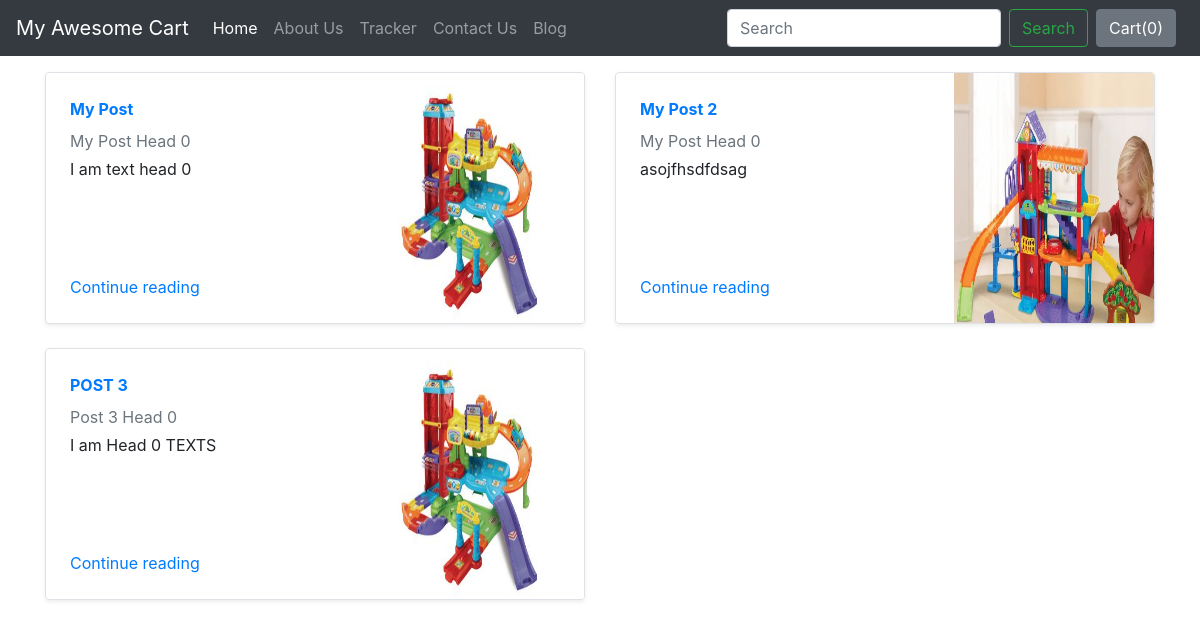
Screenshot of /blog/ with the database file from the repository.
### blog/models.py (models this page shows, shortened)
class Blogpost(models.Model):
    post_id = models.AutoField(primary_key=True)
    title = models.CharField(max_length=50)
    head0 = models.CharField(max_length=500, default="")
    chead0 = models.TextField(default="")
    head1 = models.CharField(max_length=500, default="")
    chead1 = models.TextField(default="")
    head2 = models.CharField(max_length=500, default="")
    chead2 = models.TextField(default="")
    pub_date = models.DateTimeField(auto_now_add=True)
    thumbnail = models.ImageField(upload_to='shop/images', default="")

### blog/views.py (the view)
# urls.py: path('',views.index,name='blog'),
def index(request):
    posts = Blogpost.objects.all()
    context = {'posts':posts}
    return render(request,'blog/index.html',context)

### blog/templates/blog/index.html (shortened to what this page needs)
{%extends 'blog/basic.html'%}
{%block body%}
<div class="container mt-3">
<div class="row my-2">
  {% for post in posts  %}
    <div class="col-md-6">
      <div class="row no-gutters border rounded overflow-hidden flex-md-row mb-4 shadow-sm h-md-250 position-relative">
        <div class="col p-4 d-flex flex-column position-static">
          <strong class="d-inline-block mb-2 text-primary">{{post.title}}</strong>
          <div class="mb-1 text-muted">{{post.head0}}</div>
          <p class="card-text mb-auto">{{post.chead0|slice:20}}</p>
          <a href="{% url 'blogpost' id=post.post_id %}" class="stretched-link">Continue reading</a>
        </div>
        <div class="col-auto d-none d-lg-block">
          <img class="bd-placeholder-img" src="{{post.thumbnail.url}}" width="200" height="250" alt="Custom Thumbnail" role="img" aria-label="Placeholder: Thumbnail">
        </div>
      </div>
    </div>
    {% endfor %}
  </div>
  </div>
{%endblock%}

### rows the page displays
Blogpost: title "My Post", head0 "My Post Head 0", chead0 "I am text head 0", thumbnail (picture)
Blogpost: title "My Post 2", head0 "My Post Head 0", chead0 "asojfhsdfdsag", thumbnail (picture)
Blogpost: title "POST 3", head0 "Post 3 Head 0", chead0 "I am Head 0 TEXTS", thumbnail (picture)
